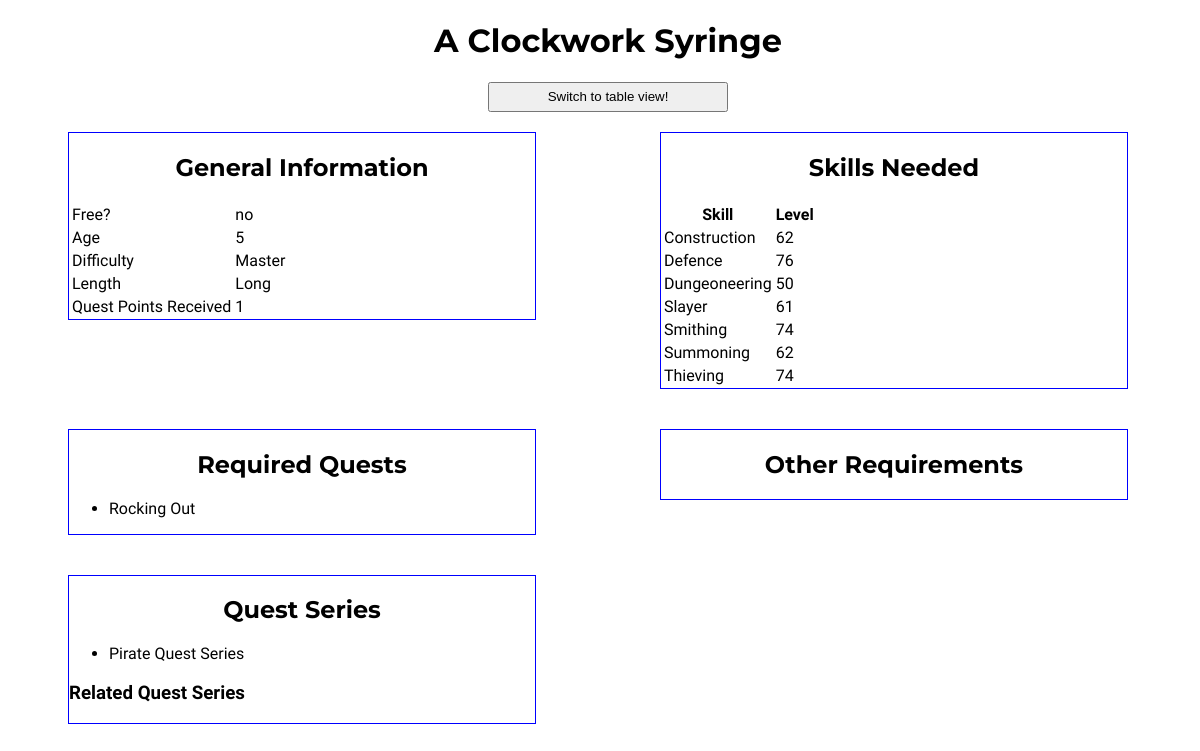
The page /view_quest/A Clockwork Syringe on the database its author committed.
### tables this page shows
CREATE TABLE quest_details (
                    name TEXT PRIMARY KEY,
                    is_free BOOLEAN NOT NULL,
                    age INTEGER NOT NULL,
                    difficulty TEXT NOT NULL,
                    length TEXT NOT NULL,
                    quest_points INTEGER NOT NULL
                );

CREATE TABLE pre_quests (
                    main_quest TEXT,
                    pre_quest TEXT,
                    PRIMARY KEY (main_quest, pre_quest)
                    FOREIGN KEY (main_quest) REFERENCES quest_details (name),
                    FOREIGN KEY (pre_quest) REFERENCES quest_details (name)
                );

CREATE TABLE quest_series(
                    name TEXT,
                    quest TEXT,
                    number INTEGER,
                    PRIMARY KEY (name, quest)
                    FOREIGN KEY (quest) REFERENCES quest_details(name)
                );

### main.py (the view)
@app.route('/view_quest/<quest_name>', methods=['GET', 'POST'])
def view_quest(quest_name):
    quest_info = db.get_quest_info(quest_name)
    return render_template('view_quest.html', quest_info=quest_info)

### database.py (called while the page is built)
def _remove_zero_skills(levels):
    actual_skills = []
    for skill in levels:
        if levels[skill] != 0:
            actual_skills.append((skill, levels[skill]))
    return actual_skills

### templates/view_quest.html (shortened to what this page needs)
<!doctype html>
<html>
<head>
  	<link rel="stylesheet" href="https://use.fontawesome.com/releases/v5.0.1/css/all.css">
	<link href="{{url_for('static', filename='style.css')}}" rel = "stylesheet" type="text/css" />
</head>
<body>
	<h1> {{ quest_info["name"] }} </h1>
	<div class="switch_view_button">
		<button type="button" method="post">
			<a href="{{url_for('view_quest_table', quest_name=quest_info['name'])}}">
			Switch to table view!
			</a>
		</button>
		<br>
	</div>
	<div class="qdetails_info_section">
		<h2> General Information </h2>
		<table class="start_info">
			<tr class="qdetails_info_row">
				<td class="qdetails_question"> Free? </td>
				<td class="qdetails_answer"> {{ quest_info["free?"] }} </td>
			</tr>
			<tr class="qdetails_info_row">
				<td class="qdetails_question"> Age </td>
				<td class="qdetails_answer"> {{ quest_info["age"] }} </td>
			</tr>
			<tr class="qdetails_info_row">
				<td class="qdetails_question"> Difficulty </td>
				<td class="qdetails_answer"> {{ quest_info["difficulty"] }} </td>
			</tr>
			<tr class="qdetails_info_row">
				<td class="qdetails_question"> Length </td>
				<td class="qdetials_answer"> {{ quest_info["length"] }} </td>
			</tr>
			<tr class="qdetails_info_row">
				<td class="qdetails_question"> Quest Points Received </td>
				<td class="qdetails_answer"> {{ quest_info["quest points"] }} </td>
			</tr>
		</table>
	</div>
	<div class="qdetails_info_section">
		<h2> Skills Needed </h2>
		<table class="qdetails_skill">
			<tr class="qdetails_skill_row">
				<th> Skill </th>
				<th> Level </th>
			</tr>
			{% for skill in quest_info["skills"] %}
				<tr class="qdetails_skill_row">
					<td class="qdetails_skill"> {{ skill[0] }} </td>
					<td class="qdetails_level"> {{ skill[1] }} </td>
				</tr>
			{% endfor %}
		</table>
	</div>
	<div class="qdetails_info_section">
		<h2> Required Quests </h2>
		<ul class="qdetails_req_quests">
			{% for quest in quest_info["pre quests"] %}
				<li> {{ quest }} </li>
			{% endfor %}
		</ul>
	</div>
	<div class="qdetails_info_section">
		<h2> Other Requirements </h2>
	</div>
	<div class="qdetails_info_section">
		<h2> Quest Series </h2>
		<ul class="qdetails_quest_series">
			{% for series in quest_info["quest series"] %}
			<li>{{ series }} </li>
			{% endfor %}
		</ul>
		<h3> Related Quest Series </h3>
	</div>
</body>
</html>

### static/style.css (style rules this page uses)
* { box-sizing: border-box; }
body { font-family: 'Oxygen', 'sans-serif'; width: 100%; }
h1, h2 { font-family: 'Montserrat', 'sans-serif'; text-align:center; }
.qdetails_info_section { border: 1px solid blue; width: 39%; display: inline-block; vertical-align: top; margin: 20px 5%; }
button { text-align: center; margin: auto; width: 20%; height: 30px; }
.switch_view_button { text-align: center; }
button > a { text-decoration: none; color: black; }

### rows shown on the page
quest_details: name "A Clockwork Syringe", age "5", difficulty "Master", length "Long"
pre_quests: pre_quest "Rocking Out"
quest_series: name "Pirate Quest Series"

### other values the page prints
{{ quest_info["free?"] }} "no"
{{ quest_info["quest points"] }} "1"
{{ skill[0] }} "Construction" "Defence" "Dungeoneering" "Slayer" "Smithing" "Summoning" "Thieving"
{{ skill[1] }} "62" "76" "50" "61" "74" "62" "74"
